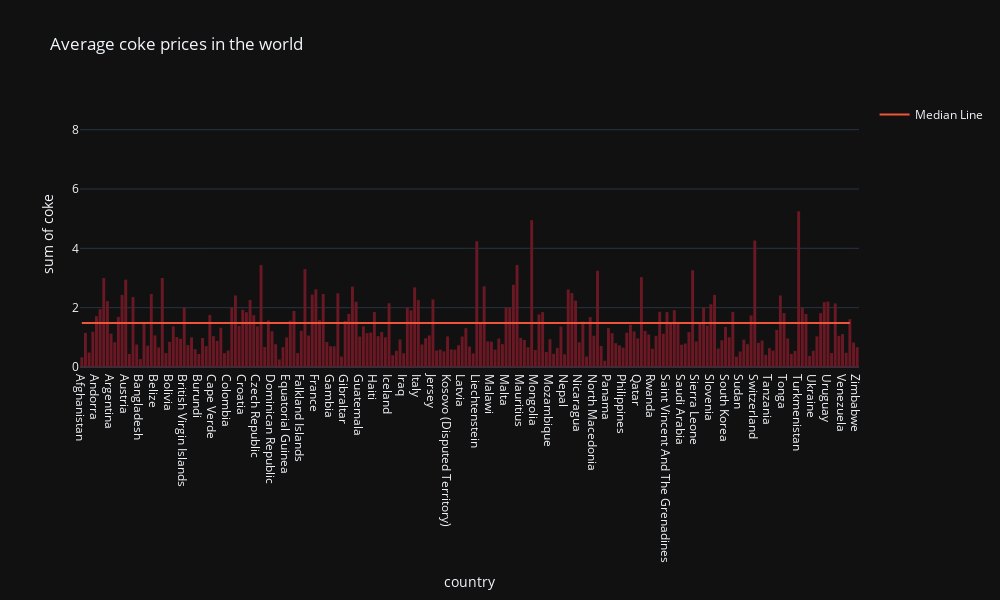

Notebook cell for this chart:
### Code cell
df_temp = df[["country", "coke"]]
df_temp = df_temp.dropna(subset = ["coke"])
fig = px.histogram(df_temp.groupby(["country"]).mean().reset_index(), range_y = [0, df['coke'].max() + 1], x = "country", y="coke",
                   title="Average coke prices in the world", color_discrete_sequence=["#6a1823"])
fig.add_scatter(x = ["Afghanistan", "Yemen"], y=[df['coke'].median(), df['coke'].median()], mode='lines', name='Median Line')
fig.update_layout(template="plotly_dark", width=1000, height=600)
fig

### Figure 1 — Plotly figure (JSON) as saved in the notebook; plotly's stock layout.template omitted (floating-point values rounded to 4 significant figures; data arrays with more than 128 entries replaced by an {"elided": "..."} marker saying what was removed)
{"data": [{"alignmentgroup": "True", "bingroup": "x", "histfunc": "sum", "hovertemplate": "country=%{x}<br>sum of coke=%{y}<extra></extra>", "legendgroup": "", "marker": {"color": "#6a1823", "pattern": {"shape": ""}}, "name": "", "offsetgroup": "", "orientation": "v", "showlegend": false, "type": "histogram", "x": {"elided": "213 str values"}, "xaxis": "x", "y": {"elided": "213 float values"}, "yaxis": "y"}, {"mode": "lines", "name": "Median Line", "type": "scatter", "x": ["Afghanistan", "Yemen"], "y": [1.48, 1.48]}], "layout": {"barmode": "relative", "height": 600, "legend": {"tracegroupgap": 0}, "title": {"text": "Average coke prices in the world"}, "width": 1000, "xaxis": {"anchor": "y", "autorange": true, "domain": [0, 1], "range": [-0.5, 212.5], "title": {"text": "country"}, "type": "category"}, "yaxis": {"anchor": "x", "domain": [0, 1], "range": [0, 9], "title": {"text": "sum of coke"}, "type": "linear"}}}
